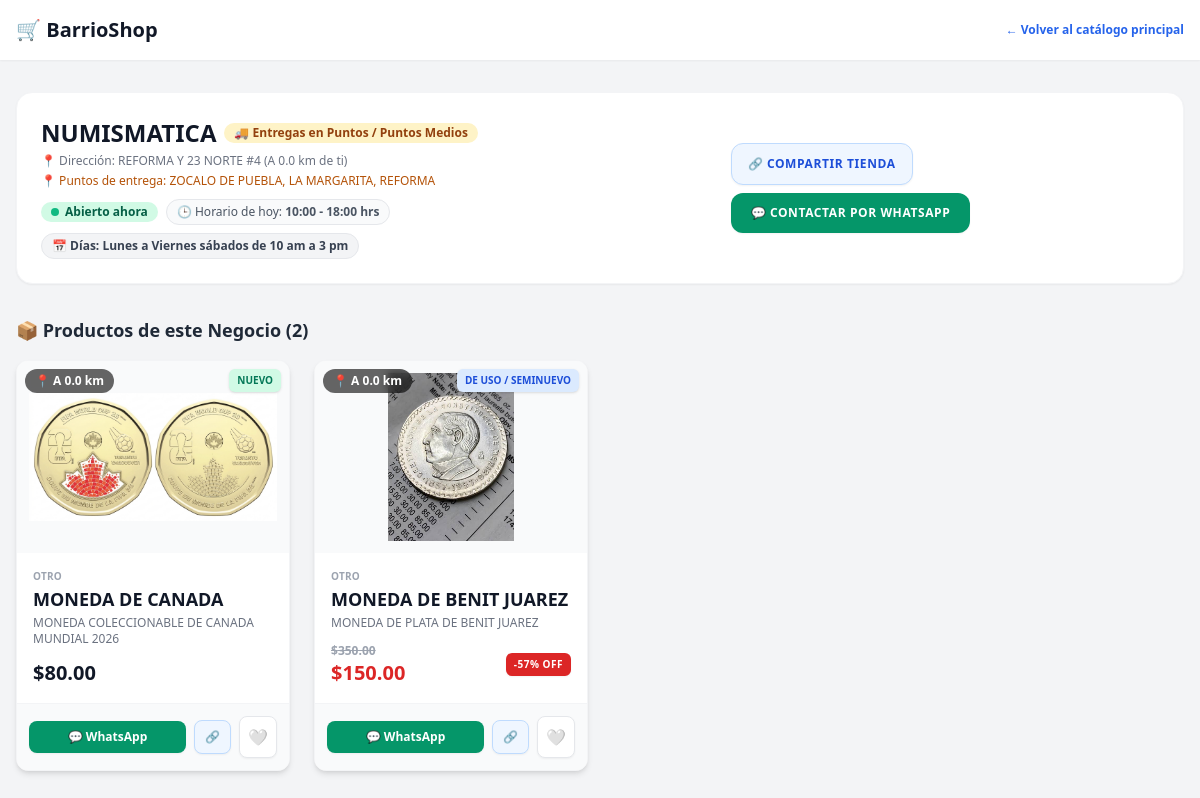
Page /business/numismatica/ on the committed database.
### marketplace/models.py (models this page shows, shortened)
class Business(models.Model):
    BUSINESS_TYPE_CHOICES = [
        ('fisico', 'Local Físico / Tienda Establecida'),
        ('entrega', 'Entregas en Puntos / Puntos Medios'),
    ]
    user = models.OneToOneField(User, on_delete=models.CASCADE, null=True, blank=True)
    name = models.CharField(max_length=100)
    slug = models.SlugField(unique=True, blank=True, null=True, max_length=150)
    description = models.TextField()
    whatsapp = models.CharField(max_length=20)
    address = models.CharField(max_length=255)
    latitude = models.FloatField()
    longitude = models.FloatField()
    business_type = models.CharField(max_length=20, choices=BUSINESS_TYPE_CHOICES, default='fisico')
    delivery_zones = models.TextField(blank=True, null=True, help_text="Específica dónde entregas si no tienes local fijo")
    work_days = models.CharField(max_length=150, default="Lunes a Sábado", blank=True, null=True, verbose_name="Días de labor / Atención")
    opening_time = models.TimeField(null=True, blank=True, verbose_name="Apertura (Lun - Vie)")
    closing_time = models.TimeField(null=True, blank=True, verbose_name="Cierre (Lun - Vie)")
    saturday_opening_time = models.TimeField(null=True, blank=True, verbose_name="Apertura (Sábado)")
    saturday_closing_time = models.TimeField(null=True, blank=True, verbose_name="Cierre (Sábado)")
    sunday_opening_time = models.TimeField(null=True, blank=True, verbose_name="Apertura (Domingo)")
    sunday_closing_time = models.TimeField(null=True, blank=True, verbose_name="Cierre (Domingo)")
    is_active = models.BooleanField(default=True, verbose_name="¿Empresa Activa?")
    def get_today_schedule(self):
        weekday = timezone.localtime().weekday()
        if weekday == 5:
            return (self.saturday_opening_time, self.saturday_closing_time)
        elif weekday == 6:
            return (self.sunday_opening_time, self.sunday_closing_time)
        else:
            return (self.opening_time, self.closing_time)
    @property
    def is_open_now(self):
        now = timezone.localtime()
        current_time = now.time()
        weekday = now.weekday()
        op_time, cl_time = self.get_today_schedule()
        if weekday in [5, 6] and (not op_time or not cl_time):
            if self.opening_time and self.closing_time:
                return False
            return None
        if not op_time or not cl_time:
            return None
        if op_time <= cl_time:
            return op_time <= current_time <= cl_time
        else:
            return current_time >= op_time or current_time <= cl_time
    @property
    def today_hours_display(self):
        op_time, cl_time = self.get_today_schedule()
        if op_time and cl_time:
            return f"{op_time.strftime('%H:%M')} - {cl_time.strftime('%H:%M')} hrs"
        return "Cerrado hoy"

class Product(models.Model):
    CATEGORY_CHOICES = [
        ('comida', 'Comida y Antojitos'),
        ('vehiculos', 'Vehículos'),
        ('supermercado', 'Supermercado'),
        ('tecnologia', 'Tecnología'),
        ('electrodomesticos', 'Electrodomésticos'),
        ('hogar', 'Hogar y Muebles'),
        ('moda', 'Moda'),
        ('deportes', 'Deportes y Fitness'),
        ('herramientas', 'Herramientas'),
        ('construccion', 'Construcción'),
        ('mascotas', 'Mascotas'),
        ('abarrotes', 'Abarrotes'),
        ('servicios', 'Servicios y Oficios'),
        ('otro', 'Otro'),
    ]
    CONDITION_CHOICES = [
        ('nuevo', 'Nuevo'),
        ('usado', 'De uso / Seminuevo'),
    ]
    business = models.ForeignKey('Business', on_delete=models.CASCADE)
    name = models.CharField(max_length=100)
    slug = models.SlugField(unique=True, blank=True, null=True, max_length=255) # 🔗 URL amigable automática
    description = models.TextField()
    price = models.DecimalField(max_digits=10, decimal_places=2)
    condition = models.CharField(max_length=20, choices=CONDITION_CHOICES, default='nuevo')
    warranty = models.CharField(max_length=255, blank=True, null=True, verbose_name="Garantía del producto", help_text="Ej. Sin garantía, 30 días con el vendedor, etc.")
    is_promo = models.BooleanField(default=False)
    promo_price = models.DecimalField(max_digits=10, decimal_places=2, null=True, blank=True)
    is_express_promo = models.BooleanField(default=False)
    express_promo_start = models.DateTimeField(null=True, blank=True)
    express_promo_end = models.DateTimeField(null=True, blank=True)
    is_featured = models.BooleanField(default=False, verbose_name="¿Producto Destacado?")
    featured_until = models.DateTimeField(null=True, blank=True, verbose_name="Destacado Hasta")
    image = models.ImageField(upload_to='products/', null=True, blank=True)
    image_2 = models.ImageField(upload_to='products/', null=True, blank=True)
    image_3 = models.ImageField(upload_to='products/', null=True, blank=True)
    category = models.CharField(max_length=50, choices=CATEGORY_CHOICES, default='otro')
    is_available = models.BooleanField(default=True, verbose_name="Disponible en stock")
    @property
    def discount_percentage(self):
        if self.promo_price and self.price and self.price > 0 and self.promo_price < self.price:
            discount = ((self.price - self.promo_price) / self.price) * 100
            return round(discount)
        return 0

### marketplace/views.py (the view)
# urls.py: path('business/<slug:business_slug>/', views.business_profile_view, name='business_profile'),
def business_profile_view(request, business_slug):
    DEFAULT_LAT = 19.0413
    DEFAULT_LNG = -98.2062
    business = get_object_or_404(Business, slug=business_slug, is_active=True)
    products = Product.objects.filter(business=business, is_available=True).order_by('-id')
    lat_param = request.GET.get('lat', DEFAULT_LAT)
    lng_param = request.GET.get('lng', DEFAULT_LNG)
    try:
        user_lat = float(lat_param)
        user_lng = float(lng_param)
    except ValueError:
        user_lat = DEFAULT_LAT
        user_lng = DEFAULT_LNG
    distance = calculate_distance(user_lat, user_lng, business.latitude, business.longitude)
    business.distance_km = round(distance, 1)
    for p in products:
        p.distance_km = business.distance_km
    user_favorite_ids = []
    if request.user.is_authenticated:
        user_favorite_ids = list(Favorite.objects.filter(user=request.user).values_list('product_id', flat=True))
    context = {
        'business': business,
        'products': products,
        'user_lat': user_lat,
        'user_lng': user_lng,
        'user_favorite_ids': user_favorite_ids,
    }
    return render(request, 'marketplace/business_profile.html', context)

### marketplace/templates/marketplace/business_profile.html (shortened to what this page needs)
<!DOCTYPE html>
<html lang="es">
<head>
    <script src="https://cdn.tailwindcss.com"></script>
</head>
<body class="bg-gray-100 min-h-screen font-sans pb-12">
    <header class="bg-white shadow-sm sticky top-0 z-50">
        <div class="max-w-7xl mx-auto px-4 py-4 flex justify-between items-center">
            <a href="{% url 'home' %}" class="text-xl font-black text-gray-900 flex items-center gap-1">
                🛒 BarrioShop
            </a>
            <a href="{% url 'home' %}" class="text-xs font-semibold text-blue-600 hover:underline">
                ← Volver al catálogo principal
            </a>
        </div>
    </header>
    <main class="max-w-7xl mx-auto px-4 py-8">
        <div class="bg-white rounded-2xl shadow-sm border border-gray-100 p-6 mb-8 flex flex-col md:flex-row justify-between items-start md:items-center gap-4">
            <div>
                <div class="flex items-center gap-2 mb-1">
                    <h1 class="text-2xl font-black text-gray-900">{{ business.name }}</h1>
                    {% if business.business_type == 'store' %}
                        <span class="text-xs bg-green-100 text-green-800 font-bold px-2.5 py-0.5 rounded-full">🏪 Local Fijo</span>
                    {% else %}
                        <span class="text-xs bg-amber-100 text-amber-800 font-bold px-2.5 py-0.5 rounded-full">🚚 {{ business.get_business_type_display }}</span>
                    {% endif %}
                </div>
                <p class="text-xs text-gray-500">📍 Dirección: {{ business.address }} (A {{ business.distance_km }} km de ti)</p>
                {% if business.delivery_zones %}
                    <p class="text-xs text-amber-700 font-medium mt-1">📍 Puntos de entrega: {{ business.delivery_zones }}</p>
                {% endif %}
                <div class="mt-2.5 flex flex-wrap items-center gap-2 text-xs">
                    {% if business.is_open_now is not None %}
                        {% if business.is_open_now %}
                            <span class="inline-flex items-center gap-1.5 bg-emerald-100 text-emerald-800 font-bold px-2.5 py-0.5 rounded-full">
                                <span class="w-2 h-2 rounded-full bg-emerald-500 animate-pulse"></span>
                                Abierto ahora
                            </span>
                        {% else %}
                            <span class="inline-flex items-center gap-1.5 bg-red-100 text-red-800 font-bold px-2.5 py-0.5 rounded-full">
                                <span class="w-2 h-2 rounded-full bg-red-500"></span>
                                Cerrado por el momento
                            </span>
                        {% endif %}
                    {% endif %}
                    <span class="text-gray-600 font-medium bg-gray-50 px-2.5 py-1 rounded-full border border-gray-200">
                        🕒 Horario de hoy: <strong>{{ business.today_hours_display }}</strong>
                    </span>
                    {% if business.work_days %}
                        <span class="bg-gray-100 text-gray-700 font-bold px-2.5 py-1 rounded-full border border-gray-200">
                            📅 Días: {{ business.work_days }}
                        </span>
                    {% endif %}
                </div>
            </div>
            <div class="flex flex-wrap items-center gap-2 w-full md:w-auto">
                <button type="button"
                        onclick="sharePage(this, '{{ business.name|escapejs }} en BarrioShop', 'Visita el catálogo de {{ business.name|escapejs }} en BarrioShop Puebla')"
                        class="bg-blue-50 hover:bg-blue-100 text-blue-700 border border-blue-200 font-bold text-xs px-4 py-3 rounded-xl transition shadow-sm uppercase tracking-wider flex items-center justify-center gap-1.5 whitespace-nowrap cursor-pointer">
                    🔗 Compartir Tienda
                </button>
                <a href="https://wa.me/52{{ business.whatsapp }}?text=Hola,%20visité%20su%20perfil%20en%20BarrioShop%20y%20me%20interesan%20sus%20productos."
                   target="_blank"
                   class="flex-1 md:flex-initial bg-emerald-600 hover:bg-emerald-700 text-white font-bold text-xs px-5 py-3 rounded-xl transition shadow-sm uppercase tracking-wider flex items-center justify-center gap-2 whitespace-nowrap">
                    💬 Contactar por WhatsApp
                </a>
            </div>
        </div>
        <h2 class="text-lg font-extrabold text-gray-800 mb-4">📦 Productos de este Negocio ({{ products|length }})</h2>
        <div class="grid grid-cols-1 sm:grid-cols-2 md:grid-cols-3 lg:grid-cols-4 gap-6">
            {% for product in products %}
            <div class="bg-white rounded-xl shadow-md overflow-hidden flex flex-col justify-between hover:shadow-lg transition border border-gray-100">
                <div>
                    <div class="relative h-48 bg-gray-50 flex items-center justify-center p-3">
                        <a href="{% url 'product_detail' product.slug %}" class="w-full h-full flex items-center justify-center">
                            {% if product.image %}
                                <img src="{{ product.image.url }}" alt="{{ product.name }}" class="max-w-full max-h-full object-contain hover:scale-105 transition">
                            {% else %}
                                <div class="flex items-center justify-center h-full text-gray-400 text-sm">Sin imagen</div>
                            {% endif %}
                        </a>
                        <span class="absolute top-2 left-2 bg-black/60 backdrop-blur-sm text-white text-xs font-semibold px-2.5 py-1 rounded-full pointer-events-none">
                            📍 A {{ product.distance_km }} km
                        </span>
                        <span class="absolute top-2 right-2 text-[10px] font-extrabold px-2 py-1 rounded-md shadow uppercase pointer-events-none {% if product.condition == 'nuevo' %}bg-emerald-100 text-emerald-700{% else %}bg-blue-100 text-blue-700{% endif %}">
                            {{ product.get_condition_display }}
                        </span>
                    </div>
                    <div class="p-4">
                        <span class="text-[10px] font-bold text-gray-400 uppercase tracking-wide block mb-1">
                            {{ product.get_category_display }}
                        </span>
                        <a href="{% url 'product_detail' product.slug %}" class="font-bold text-gray-900 text-lg mt-1 leading-tight hover:text-blue-600 transition block">
                            {{ product.name }}
                        </a>
                        <p class="text-gray-500 text-xs mt-1 line-clamp-2">{{ product.description }}</p>
                        <div class="mt-3 flex items-center justify-between">
                            <div class="flex flex-col">
                                {% if product.promo_price and product.promo_price < product.price %}
                                    <span class="text-gray-400 line-through text-xs font-semibold">${{ product.price }}</span>
                                    <span class="text-red-600 font-extrabold text-xl">${{ product.promo_price }}</span>
                                {% else %}
                                    <span class="text-gray-900 font-extrabold text-xl">${{ product.price }}</span>
                                {% endif %}
                            </div>
                            {% if product.promo_price and product.promo_price < product.price %}
                                <span class="bg-red-600 text-white text-[10px] font-black px-2 py-1 rounded-md shadow-sm uppercase tracking-wider">
                                    -{{ product.discount_percentage }}% OFF
                                </span>
                            {% endif %}
                        </div>
                    </div>
                </div>
                <div class="p-3 bg-gray-50 border-t border-gray-100 flex items-center gap-2">
                    <a href="https://wa.me/52{{ product.business.whatsapp }}?text=Hola,%20me%20interesa%20el%20producto%20*{{ product.name }}*%20que%20vi%20en%20BarrioShop."
                       target="_blank"
                       class="flex-1 bg-emerald-600 hover:bg-emerald-700 text-white text-xs font-bold py-2 px-2 rounded-lg flex items-center justify-center gap-1 transition shadow-sm">
                        💬 WhatsApp
                    </a>
                    <button type="button"
                            onclick="shareProduct(this, '{% url 'product_detail' product.slug %}', '{{ product.name|escapejs }}', 'Mira este producto en BarrioShop Puebla')"
                            class="bg-blue-50 hover:bg-blue-100 text-blue-600 border border-blue-200 text-xs font-bold py-2 px-2.5 rounded-lg transition shadow-sm flex items-center justify-center cursor-pointer"
                            title="Compartir producto">
                        🔗
                    </button>
                    <a href="{% url 'toggle_favorite' product.id %}"
                       class="p-2 rounded-lg border transition shadow-sm flex items-center justify-center {% if product.id in user_favorite_ids %}bg-red-50 border-red-300 text-red-600{% else %}bg-white border-gray-200 text-gray-400 hover:text-red-500 hover:border-red-200{% endif %}"
                       title="Guardar para después">
                        {% if product.id in user_favorite_ids %}❤️{% else %}🤍{% endif %}
                    </a>
                </div>
            </div>
            {% empty %}
            <div class="col-span-full bg-white rounded-xl p-12 text-center shadow-sm">
                <p class="text-4xl mb-3">📦</p>
                <h3 class="text-lg font-bold text-gray-700">Este negocio aún no tiene productos publicados</h3>
            </div>
            {% endfor %}
        </div>
    </main>
</body>
</html>

### rows in the picture
Business: name "NUMISMATICA", business_type "Entregas en Puntos / Puntos Medios", address "REFORMA Y 23 NORTE #4", distance_km "0.0", delivery_zones "ZOCALO DE PUEBLA, LA MARGARITA, REFORMA", today_hours_display "10:00 - 18:00 hrs", work_days "Lunes a Viernes sábados de 10 am a 3 pm"
Product: image (picture), distance_km "0.0", condition "NUEVO", category "OTRO", name "MONEDA DE CANADA", description "MONEDA COLECCIONABLE DE CANADA MUNDIAL 2026", price "80.00"
Product: image (picture), distance_km "0.0", condition "DE USO / SEMINUEVO", category "OTRO", name "MONEDA DE BENIT JUAREZ", description "MONEDA DE PLATA DE BENIT JUAREZ", price "350.00", promo_price "150.00", discount_percentage "57"

### other values in the picture
{{ products|length }} "2"
